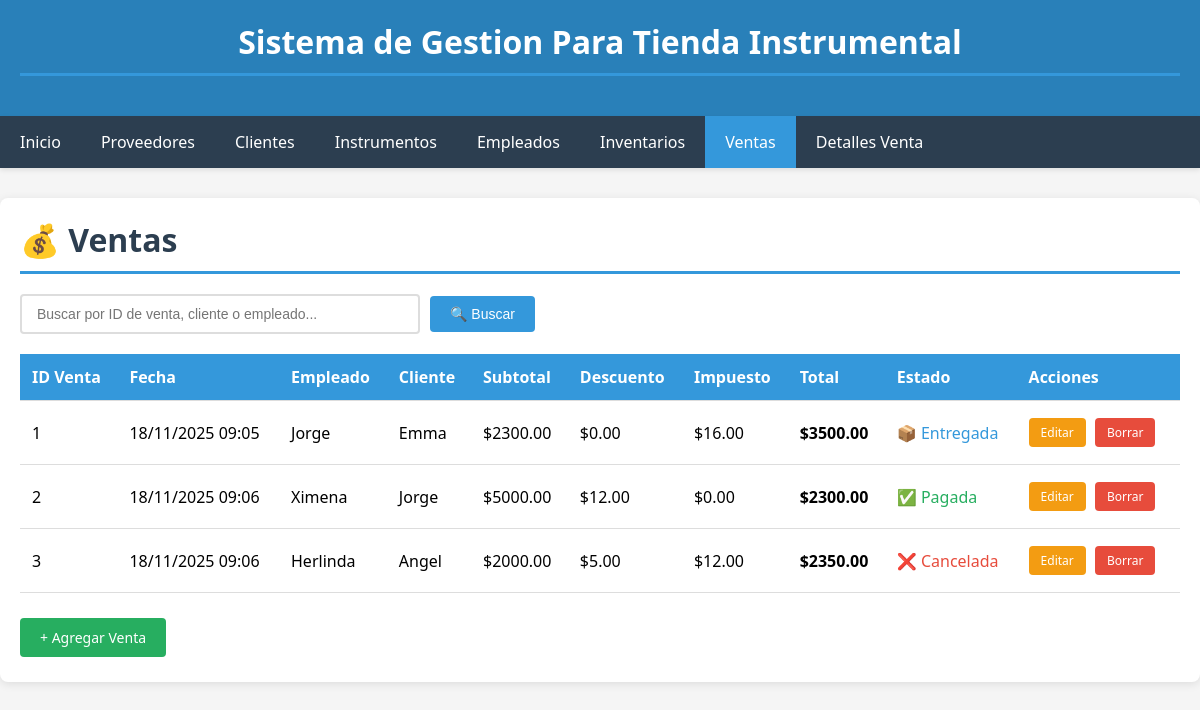
/ventas/, run on the app's committed database.
### app_instrumental/models.py (models this page shows, shortened)
class Venta(models.Model):
    ESTADOS = [
        ('PENDIENTE', 'Pendiente'),
        ('PAGADA', 'Pagada'),
        ('CANCELADA', 'Cancelada'),
        ('ENTREGADA', 'Entregada'),
    ]
    id_venta = models.AutoField(primary_key=True)
    id_empleado = models.ForeignKey(Empleado, on_delete=models.SET_NULL, null=True, blank=True, related_name='ventas', verbose_name="Empleado")
    id_cliente = models.ForeignKey(Cliente, on_delete=models.SET_NULL, null=True, blank=True, related_name='ventas', verbose_name="Cliente")
    fecha_venta = models.DateTimeField(auto_now_add=True, verbose_name="Fecha de Venta")
    subtotal = models.DecimalField(max_digits=10, decimal_places=2, verbose_name="Subtotal")
    descuento = models.DecimalField(max_digits=10, decimal_places=2, default=0, verbose_name="Descuento")
    impuesto = models.DecimalField(max_digits=10, decimal_places=2, default=0, verbose_name="Impuesto")
    total = models.DecimalField(max_digits=10, decimal_places=2, verbose_name="Total")
    estado = models.CharField(max_length=20, choices=ESTADOS, default='PENDIENTE', verbose_name="Estado")
    class Meta:
        verbose_name_plural = "Ventas"

class Empleado(models.Model):
    id_empleado = models.AutoField(primary_key=True)
    nombre = models.CharField(max_length=200, verbose_name="Nombre")
    puesto = models.CharField(max_length=100, verbose_name="Puesto")
    salario = models.DecimalField(max_digits=10, decimal_places=2, verbose_name="Salario")
    nss = models.CharField(max_length=50, verbose_name="NSS")
    edad = models.IntegerField(verbose_name="Edad")
    telefono = models.CharField(max_length=20, blank=True, verbose_name="Teléfono")
    activo = models.BooleanField(default=True, verbose_name="Activo")
    class Meta:
        verbose_name_plural = "Empleados"

class Cliente(models.Model):
    nombre = models.CharField(max_length=200, verbose_name="Nombre")
    email = models.EmailField(max_length=100, verbose_name="Email")
    telefono = models.CharField(max_length=20, verbose_name="Teléfono")
    direccion = models.CharField(max_length=300, verbose_name="Dirección")
    ciudad = models.CharField(max_length=100, verbose_name="Ciudad")
    rfc = models.CharField(max_length=100, blank=True, verbose_name="RFC")
    activo = models.BooleanField(default=True, verbose_name="Activo")
    class Meta:
        verbose_name_plural = "Clientes"

### app_instrumental/views.py (the view, shortened to what this page needs)
# urls.py: path('ventas/', views.ventas_list, name='ventas_list'),
def ventas_list(request):
    query = request.GET.get('q', '')
    ventas = Venta.objects.all()
    return render(request, 'app_instrumental/ventas_list.html', {
        'ventas': ventas,
        'query': query
    })

### app_instrumental/templates/app_instrumental/ventas_list.html (shortened to what this page needs)
{% extends 'app_instrumental/base.html' %}
{% block content %}
<h1>💰 Ventas</h1>
<form method="get" class="search-container">
    <input type="text" name="q" placeholder="Buscar por ID de venta, cliente o empleado..." value="{{ query }}" autofocus>
    <button type="submit">🔍 Buscar</button>
</form>
<table>
    <thead>
        <tr>
            <th>ID Venta</th>
            <th>Fecha</th>
            <th>Empleado</th>
            <th>Cliente</th>
            <th>Subtotal</th>
            <th>Descuento</th>
            <th>Impuesto</th>
            <th>Total</th>
            <th>Estado</th>
            <th>Acciones</th>
        </tr>
    </thead>
    <tbody>
        {% for venta in ventas %}
        <tr>
            <td>{{ venta.id_venta }}</td>
            <td>{{ venta.fecha_venta|date:"d/m/Y H:i" }}</td>
            <td>{{ venta.id_empleado.nombre|default:"Sin asignar" }}</td>
            <td>{{ venta.id_cliente.nombre|default:"Sin asignar" }}</td>
            <td>${{ venta.subtotal }}</td>
            <td>${{ venta.descuento }}</td>
            <td>${{ venta.impuesto }}</td>
            <td><strong>${{ venta.total }}</strong></td>
            <td>
                {% if venta.estado == 'PENDIENTE' %}
                    <span style="color: #f39c12;">⏳ {{ venta.get_estado_display }}</span>
                {% elif venta.estado == 'PAGADA' %}
                    <span style="color: #27ae60;">✅ {{ venta.get_estado_display }}</span>
                {% elif venta.estado == 'CANCELADA' %}
                    <span style="color: #e74c3c;">❌ {{ venta.get_estado_display }}</span>
                {% elif venta.estado == 'ENTREGADA' %}
                    <span style="color: #3498db;">📦 {{ venta.get_estado_display }}</span>
                {% endif %}
            </td>
            <td>
                <a href="{% url 'venta_edit' venta.id_venta %}" class="btn btn-warning btn-sm">Editar</a>
                <a href="{% url 'venta_delete' venta.id_venta %}" class="btn btn-danger btn-sm" onclick="return confirm('¿Estás seguro de eliminar esta venta?')">Borrar</a>
            </td>
        </tr>
        {% endfor %}
    </tbody>
</table>
<div style="margin-top: 20px;">
    <a href="{% url 'venta_create' %}" class="btn btn-success">+ Agregar Venta</a>
</div>
{% endblock %}

### app_instrumental/templates/app_instrumental/base.html (style rules this page uses)
* { margin: 0; padding: 0; box-sizing: border-box; }
body { font-family: 'Segoe UI', Tahoma, Geneva, Verdana, sans-serif; background-color: #f5f5f5; }
table { width: 100%; border-collapse: collapse; margin-top: 20px; }
th, td { padding: 12px; text-align: left; border-bottom: 1px solid #ddd; }
th { background-color: #3498db; color: white; font-weight: 600; }
.btn { display: inline-block; padding: 10px 20px; text-decoration: none; border-radius: 4px; cursor: pointer; border: none; font-size: 14px; transition: background-color 0.3s; margin: 5px 5px 5px 0; }
.btn-success { background-color: #27ae60; color: white; }
.btn-warning { background-color: #f39c12; color: white; }
.btn-danger { background-color: #e74c3c; color: white; }
.btn-sm { padding: 6px 12px; font-size: 12px; }
input[type="text"], input[type="email"], input[type="number"], select, textarea { width: 100%; padding: 10px; border: 1px solid #ddd; border-radius: 4px; font-size: 14px; }
h1 { color: #2c3e50; margin-bottom: 20px; padding-bottom: 10px; border-bottom: 3px solid #3498db; }
.search-container { margin-bottom: 20px; display: flex; gap: 10px; align-items: center; }
.search-container input[type="text"] { flex: 1; max-width: 400px; padding: 10px 15px; border: 2px solid #ddd; border-radius: 4px; font-size: 14px; transition: border-color 0.3s; }
.search-container button { padding: 10px 20px; background-color: #3498db; color: white; border: none; border-radius: 4px; cursor: pointer; font-size: 14px; transition: background-color 0.3s; }

### data on the page
Venta: id_venta "1", fecha_venta "18/11/2025 09:05", id_empleado.nombre "Jorge", id_cliente.nombre "Emma", subtotal "2300.00", descuento "0.00", impuesto "16.00", total "3500.00", estado "Entregada"
Venta: id_venta "2", fecha_venta "18/11/2025 09:06", id_empleado.nombre "Ximena", id_cliente.nombre "Jorge", subtotal "5000.00", descuento "12.00", impuesto "0.00", total "2300.00", estado "Pagada"
Venta: id_venta "3", fecha_venta "18/11/2025 09:06", id_empleado.nombre "Herlinda", id_cliente.nombre "Angel", subtotal "2000.00", descuento "5.00", impuesto "12.00", total "2350.00", estado "Cancelada"
